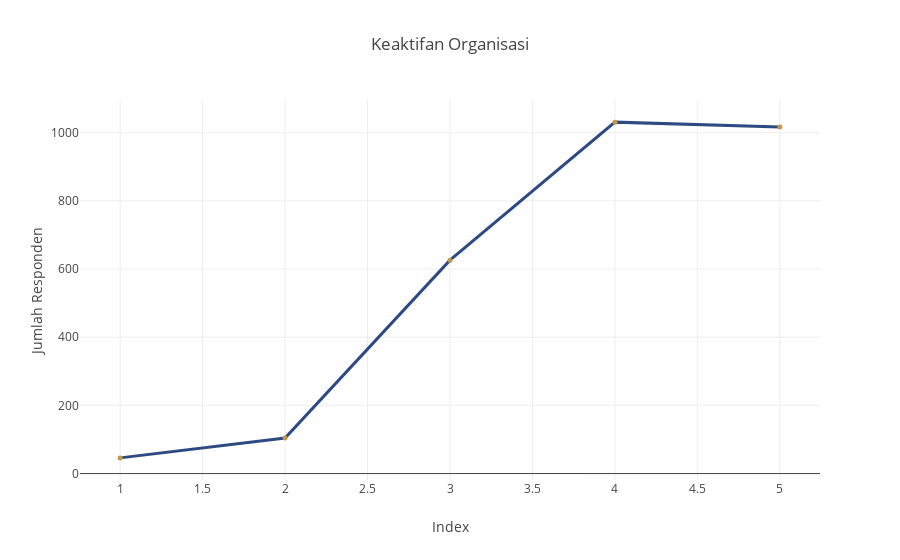

Notebook source saved alongside this figure:
### Code cell
import plotly.express as px

aktif = df['Seberapa aktif Anda di Organisasi tersebut?']
aktif_counts = aktif.value_counts().reset_index()

# Urutkan dataframe berdasarkan kolom 'index'
aktif_counts = aktif_counts.sort_values(by='index')

fig = px.line(aktif_counts, x='index', y='Seberapa aktif Anda di Organisasi tersebut?', title='Keaktifan Organisasi')
fig.update_traces(textposition='top center', mode='lines+markers+text', line=dict(color='rgba(46, 74, 131, 1.0)', width=3)) # Menambahkan teks di atas setiap titik
fig.update_xaxes(title='Index')  # Label sumbu X
fig.update_yaxes(title='Jumlah Responden')  # Label sumbu Y
fig.update_traces(marker=dict(color='rgba(191, 152, 73, 1.0)', size=5))

fig.show()

### Figure 1 — Plotly figure (JSON) as saved in the notebook; plotly's stock layout.template omitted (floating-point values rounded to 4 significant figures)
{"data": [{"hovertemplate": "index=%{x}<br>Seberapa aktif Anda di Organisasi tersebut?=%{y}<extra></extra>", "legendgroup": "", "line": {"color": "rgba(46, 74, 131, 1.0)", "dash": "solid", "width": 3}, "marker": {"color": "rgba(191, 152, 73, 1.0)", "size": 5, "symbol": "circle"}, "mode": "lines+markers+text", "name": "", "orientation": "v", "showlegend": false, "textposition": "top center", "type": "scatter", "x": [1, 2, 3, 4, 5], "xaxis": "x", "y": [46, 104, 626, 1031, 1017], "yaxis": "y"}], "layout": {"legend": {"tracegroupgap": 0}, "title": {"text": "Keaktifan Organisasi"}, "xaxis": {"anchor": "y", "domain": [0, 1], "title": {"text": "Index"}}, "yaxis": {"anchor": "x", "domain": [0, 1], "title": {"text": "Jumlah Responden"}}}}
